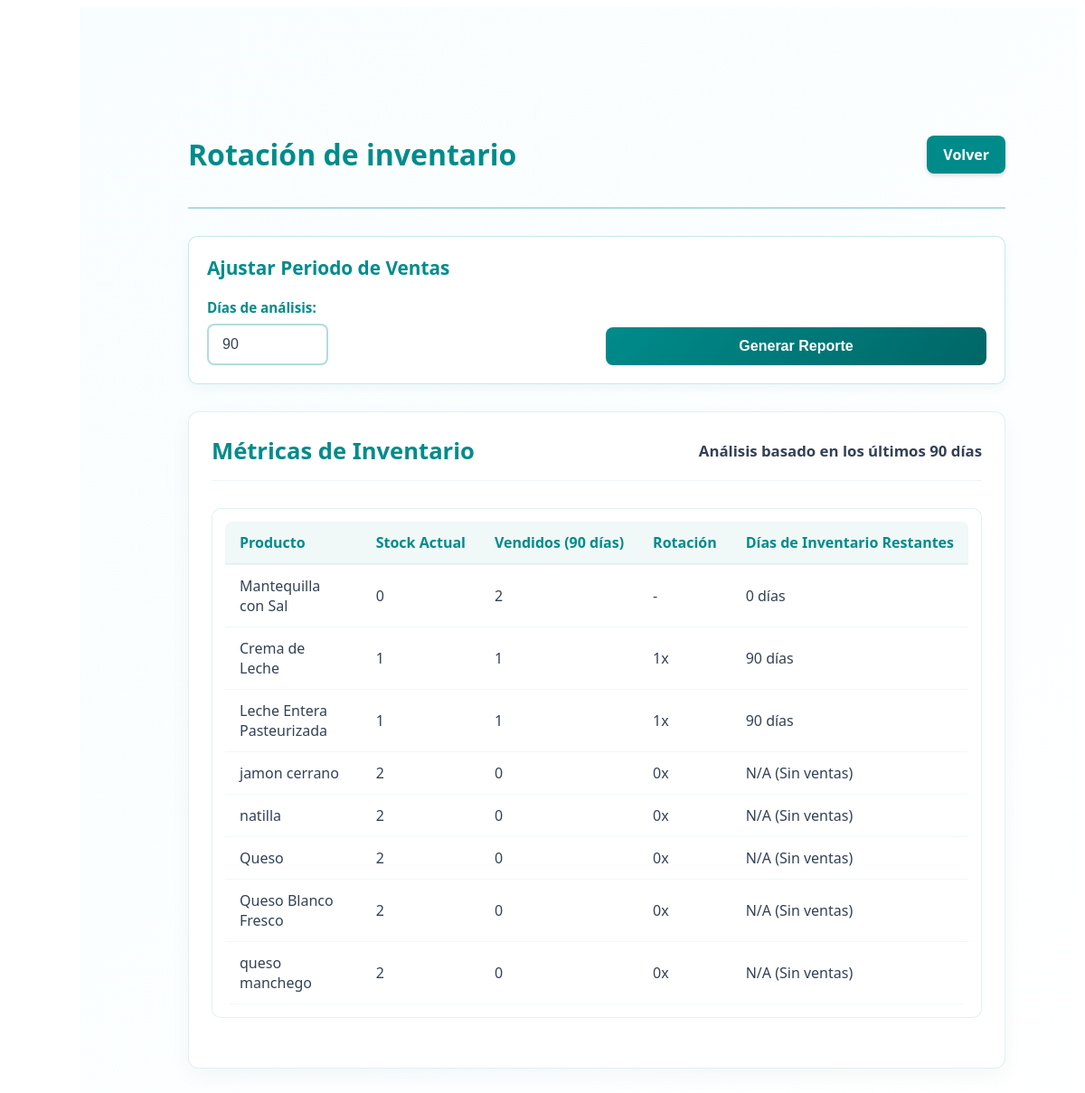
/reportes/reporte_rotacion_inventario.php (signed in), run on an earlier commit of the app's database.
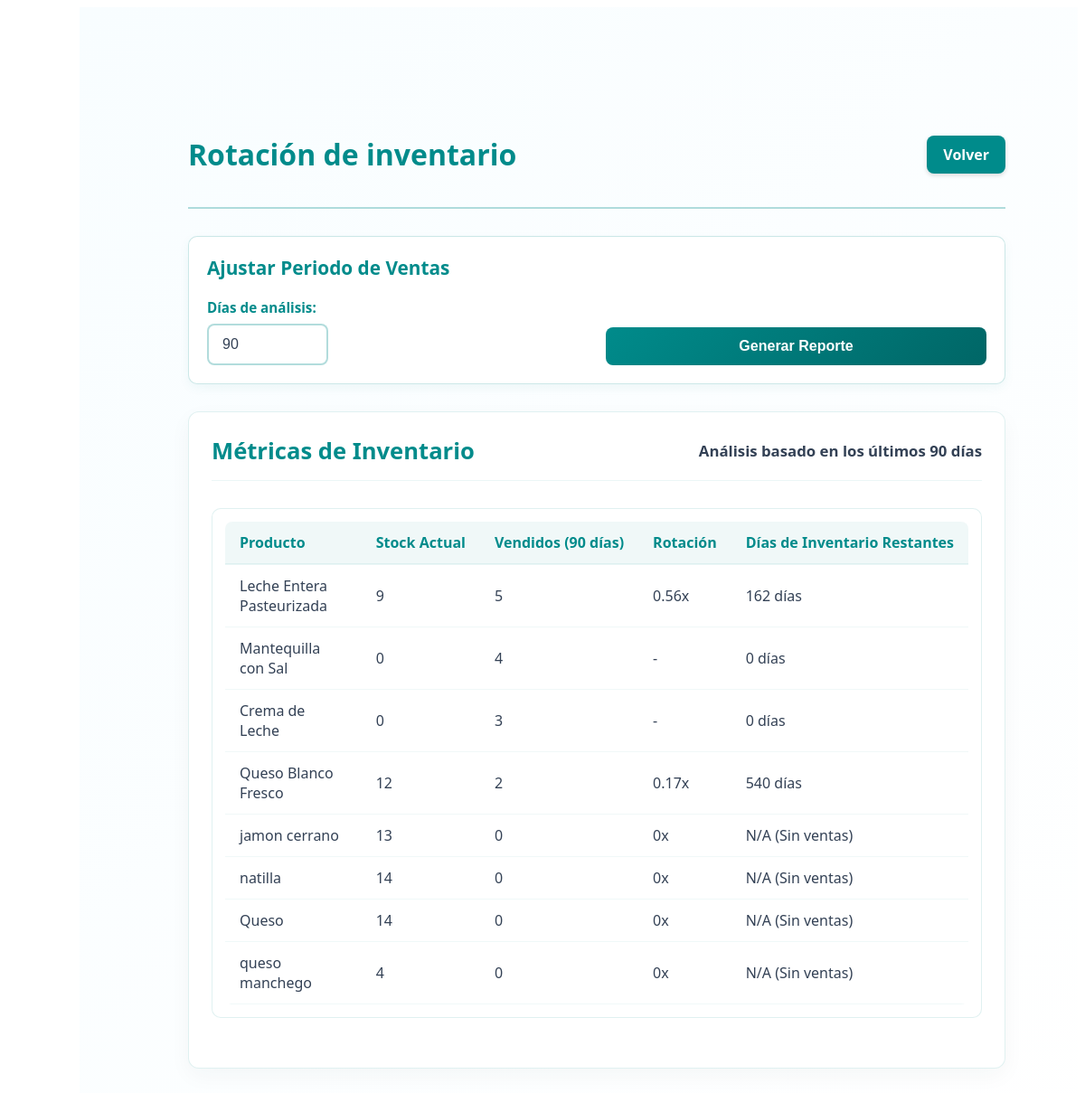
And on a later commit of the database.
### tables this page shows
CREATE TABLE `productos` (
  `id` int(11) NOT NULL,
  `codigo` varchar(50) NOT NULL,
  `nombre` varchar(255) NOT NULL,
  `descripcion` text DEFAULT NULL,
  `categoria_id` int(11) NOT NULL,
  `subcategoria_id` int(11) DEFAULT NULL,
  `proveedor_id` int(11) NOT NULL,
  `id_producto_proveedor` int(11) DEFAULT NULL,
  `fecha_vencimiento` date DEFAULT NULL,
  `cantidad` int(11) NOT NULL DEFAULT 0,
  `precio_costo` decimal(10,2) NOT NULL,
  `precio_venta` decimal(10,2) DEFAULT NULL,
  `created_at` timestamp NOT NULL DEFAULT current_timestamp(),
  `updated_at` timestamp NOT NULL DEFAULT current_timestamp() ON UPDATE current_timestamp(),
  `estado` enum('active','inactive') DEFAULT 'active'
);

### reportes/reporte_rotacion_inventario.php (the view, shortened to what this page needs)
<?php
require_once '../conexion.php';
$dias_lookback = isset($_GET['dias']) ? intval($_GET['dias']) : 90;
$dias_lookback = max(1, $dias_lookback);
function getRotacionInventario($pdo, $dias_lookback = 90) {
    $dias = max(1, intval($dias_lookback));
    try {
        $colsStmt = $pdo->query("SHOW COLUMNS FROM productos");
        $cols = $colsStmt->fetchAll(PDO::FETCH_COLUMN, 0);
    } catch (PDOException $e) {
        $cols = [];
    }
    $stockCol = null;
    if (in_array('cantidad', $cols, true)) $stockCol = 'cantidad';
    elseif (in_array('stock', $cols, true)) $stockCol = 'stock';
    if ($stockCol) {
        $stockSelect = "COALESCE(p.$stockCol, 0) AS stock";
    } else {
        $stockSelect = "0 AS stock";
        $valorStockRef = "0";
    }
    $sql = "SELECT
                p.id,
                p.nombre,
                {$stockSelect},
                IFNULL((SELECT SUM(dv.cantidad)
                        FROM detalle_venta dv
                        JOIN ventas v ON dv.id_venta = v.id_venta
                        WHERE dv.id_producto = p.id
                          AND v.fecha >= DATE_SUB(CURDATE(), INTERVAL $dias DAY)
                       ), 0) AS vendidos_periodo
            FROM productos p
            ORDER BY vendidos_periodo DESC";
    $stmt = $pdo->prepare($sql);
    $stmt->execute();
    $rows = $stmt->fetchAll(PDO::FETCH_ASSOC);
    foreach ($rows as &$r) {
        $vendidos = floatval($r['vendidos_periodo']);
        $stock = floatval($r['stock']);
        $promedio_diario = $vendidos > 0 ? ($vendidos / $dias) : 0;
    }
    return $rows;
}
$rotacion = getRotacionInventario($pdo, $dias_lookback);
?>
<!DOCTYPE html>
<html lang="es">
<head>
    <link rel="stylesheet" href="../css/reportes/general_reportes.css">
</head>
<body>
<main class="main-content">
    <div class="content-wrapper">
        <div class="page-header">
            <h1 class="page-title">Rotación de inventario</h1>
            <a href="../reportes.php" class="volver-button">
                        Volver
                    </a>
        </div>
        <div class="filtros-container">
            <div class="filtros-card">
                <h3>Ajustar Periodo de Ventas</h3>
                <form method="GET" class="filtros-form">
                    <div class="form-row">
                        <div class="form-group">
                            <label>Días de análisis:</label>
                            <input type="number" name="dias" class="form-input" value="<?= $dias_lookback ?>" min="1" style="width: 100px;">
                        </div>
                        <div class="form-group">
                            <button type="submit" class="btn-generar">Generar Reporte</button>
                        </div>
                    </div>
                </form>
            </div>
        </div>
        <div class="reporte-container">
            <div class="reporte-header">
                <h2>Métricas de Inventario</h2>
                <div class="periodo-info">
                    <span>Análisis basado en los últimos <?= $dias_lookback ?> días</span>
                </div>
            </div>
            <div class="tabla-container">
                <div class="table-responsive">
                    <table class="tabla-reporte">
                        <thead>
                            <tr>
                                <th>Producto</th>
                                <th>Stock Actual</th>
                                <th>Vendidos (<?= $dias_lookback ?> días)</th>
                                <th>Rotación</th>
                                <th>Días de Inventario Restantes</th>
                            </tr>
                        </thead>
                        <tbody>
                            <?php if(empty($rotacion)): ?>
                                <tr><td colspan="5" class="empty-state">No hay datos de inventario o ventas recientes</td></tr>
                            <?php else: foreach($rotacion as $r): ?>
                                <tr>
                                    <td><?= htmlspecialchars($r['nombre']) ?></td>
                                    <td><?= intval($r['stock']) ?></td>
                                    <td><?= intval($r['vendidos_periodo']) ?></td>
                                    <td><?= $r['rotacion'] !== null ? $r['rotacion'] . 'x' : '-' ?></td>
                                    <td>
                                        <?php
                                            if ($r['dias_inventario'] === null) {
                                                if (intval($r['vendidos_periodo']) > 0) {
                                                    echo '∞ (Stock insuficiente)';
                                                } else {
                                                    echo 'N/A (Sin ventas)';
                                                }
                                            } else {
                                                echo $r['dias_inventario'] . ' días';
                                            }
                                        ?>
                                    </td>
                                </tr>
                            <?php endforeach; endif; ?>
                        </tbody>
                    </table>
                </div>
            </div>
        </div>
    </div>
</main>
</body>
</html>

### css/reportes/general_reportes.css (style rules this page uses)
:root { --accent: #008B8B; --accent-dark: #006666; --panel-bg: #ffffff; --muted: #334155; --card-border: rgba(0,139,139,0.12); }
.main-content { margin-left: 80px; min-height: 100vh; padding: 100px; background: linear-gradient(135deg, #f8fdff 0%, #ffffff 100%); }
.content-wrapper { padding: 20px; color: #2b3139; width: 100%; font-family: 'Poppins', system-ui, -apple-system, "Segoe UI", Roboto, "Helvetica Neue", Arial, sans-serif; -webkit-font-smoothing:antialiased; -moz-osx-font-smoothing:grayscale; }
.page-header { display: flex; justify-content: space-between; align-items: center; margin-bottom: 30px; padding-bottom: 15px; border-bottom: 2px solid rgba(0, 139, 139, 0.3); }
.page-title { color: var(--accent); font-size: 2em; }
.filtros-container { margin-bottom: 30px; }
.filtros-card { background: var(--panel-bg); border-radius: 10px; padding: 20px; border: 1px solid rgba(0, 139, 139, 0.2); box-shadow: 0 4px 12px rgba(0, 139, 139, 0.06); }
.filtros-card h3 { color: var(--accent); margin-top: 0; margin-bottom: 20px; font-size: 1.3em; font-weight: 700; }
.filtros-form { width: 100%; }
.form-row { display: grid; grid-template-columns: repeat(auto-fit, minmax(200px, 1fr)); gap: 20px; align-items: end; }
.form-group { margin-bottom: 0; }
.form-group label { display: block; margin-bottom: 8px; color: var(--accent); font-weight: 600; font-size: 0.95em; }
.form-input { width: 100%; padding: 12px 15px; border: 2px solid rgba(0, 139, 139, 0.3); border-radius: 8px; background: #ffffff; color: #334155; font-size: 1em; }
.reporte-container { background: var(--panel-bg); border-radius: 12px; padding: 25px; border: 1px solid var(--card-border); box-shadow: 0 8px 24px rgba(6, 44, 44, 0.04); margin-bottom: 30px; }
.reporte-header { display: flex; justify-content: space-between; align-items: center; margin-bottom: 30px; padding-bottom: 15px; border-bottom: 1px solid rgba(0, 139, 139, 0.08); }
.reporte-header h2 { color: var(--accent); margin: 0; font-size: 1.6em; font-weight: 700; }
.periodo-info { font-size: 1.05em; color: var(--muted); font-weight: 600; }
.tabla-container { margin-bottom: 30px; background: var(--panel-bg); border-radius: 10px; padding: 14px; border: 1px solid var(--card-border); }
.table-responsive { overflow-x: auto; }
.tabla-reporte { width: 100%; border-collapse: collapse; background: #ffffff; border-radius: 8px; overflow: hidden; }
.tabla-reporte thead { background: rgba(0, 139, 139, 0.06); }
.tabla-reporte th { color: var(--accent); font-weight: 700; padding: 12px 16px; text-align: left; border-bottom: 2px solid rgba(0, 139, 139, 0.08); white-space: nowrap; }
.tabla-reporte td { padding: 12px 16px; color: #334155; border-bottom: 1px solid rgba(0, 139, 139, 0.06); }
.btn-generar { background: linear-gradient(135deg, #008B8B, #006666); color: #ffffff; border: none; padding: 12px 25px; border-radius: 8px; cursor: pointer; font-weight: 600; font-size: 1em; width: 100%; transition: all 0.3s ease; }
.volver-button { border: none; border-radius: 8px; padding: 10px 18px; text-decoration: none; font-size: 1em; font-weight: 600; white-space: nowrap; box-shadow: 0 2px 5px rgba(0, 0, 0, 0.15); transition: background 0.2s, transform 0.2s, box-shadow 0.2s; background: #008B8B; color: white; }

What changed in the data, as far as the page shows it:
changed productos "Leche Entera Pasteurizada": stock "1" → "9"; vendidos_periodo "1" → "5"; rotacion "1" → "0.56"; dias_inventario "90" → "162"; moves up the list
changed productos "Mantequilla con Sal": vendidos_periodo "2" → "4"
changed productos "Crema de Leche": stock "1" → "0"; vendidos_periodo "1" → "3"; dias_inventario "90" → "0"; rotacion "1" → (not shown); text "x" → "-"
changed productos "Queso Blanco Fresco": stock "2" → "12"; vendidos_periodo "0" → "2"; rotacion "0" → "0.17"; dias_inventario (not shown) → "540"; text "N/A (Sin ventas)" → "días"; moves up the list
changed productos "jamon cerrano": stock "2" → "13"
changed productos "natilla": stock "2" → "14"
changed productos "Queso": stock "2" → "14"
changed productos "queso manchego": stock "2" → "4"
